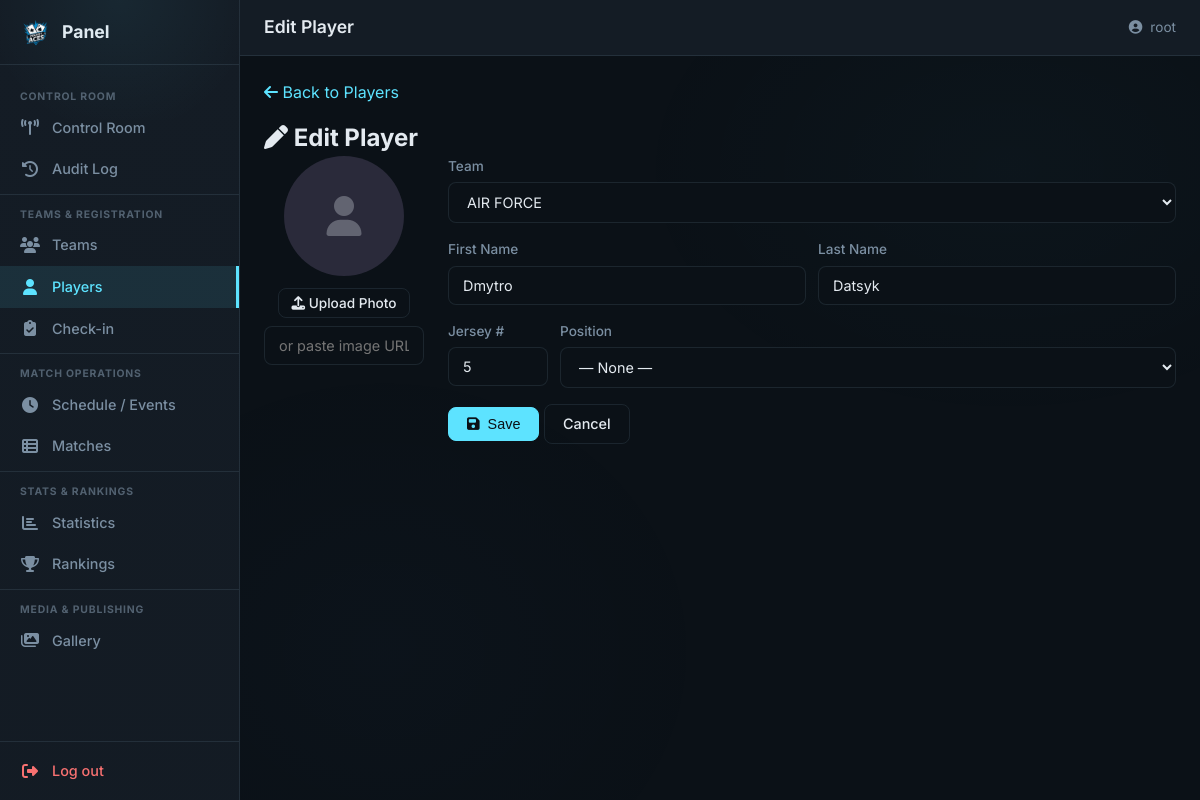
The page /panel/players/107/edit/ (signed in) on the database as committed earlier.
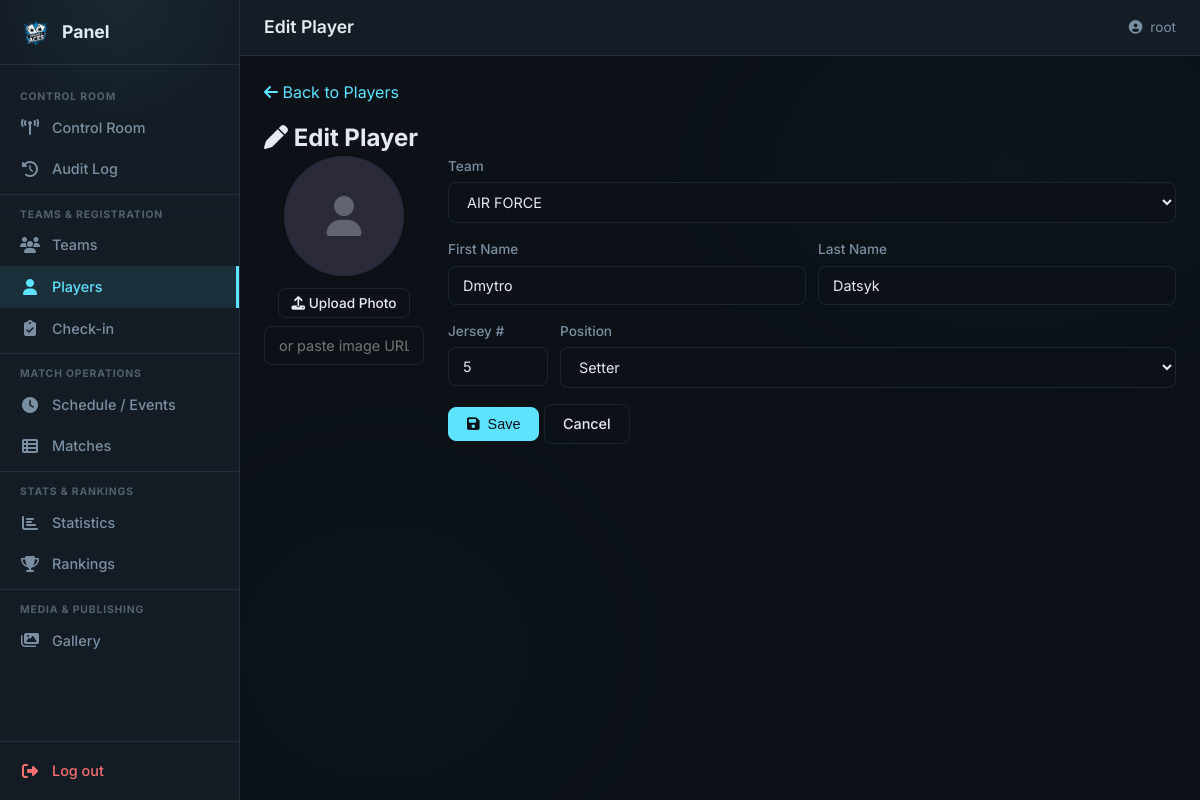
The same page on the database as committed later.
### tournament/models.py (models this page shows, shortened)
class Player(models.Model):
    team = models.ForeignKey(Team, on_delete=models.CASCADE, related_name="players")
    first_name = models.CharField(max_length=PERSON_NAME_MAX_LENGTH)
    last_name = models.CharField(max_length=PERSON_NAME_MAX_LENGTH)
    jersey_number = models.CharField(max_length=3, blank=True, default="")
    position = models.CharField(
        max_length=3, choices=POSITION_CHOICES, blank=True, default="",
    )
    photo_path = models.CharField(
        max_length=LOGO_PATH_MAX_LENGTH, blank=True, default="",
    )
    class Meta:
        db_table = TABLE_PLAYERS

class Team(models.Model):
    name = models.CharField(
        max_length=TEAM_NAME_MAX_LENGTH, unique=True, verbose_name="Team Name"
    )
    logo_path = models.CharField(
        max_length=LOGO_PATH_MAX_LENGTH, blank=True, null=True
    )
    league_level = models.CharField(
        max_length=50, choices=LEAGUE_LEVEL_CHOICES, default=LEAGUE_LEVEL_INDEPENDENT
    )
    group_name = models.CharField(
        max_length=GROUP_NAME_MAX_LENGTH, blank=True, null=True
    )
    cap_name = models.CharField(
        max_length=PERSON_NAME_MAX_LENGTH, verbose_name="Captain Name"
    )
    cap_surname = models.CharField(
        max_length=PERSON_NAME_MAX_LENGTH, verbose_name="Captain Surname"
    )
    cap_email = models.EmailField(max_length=EMAIL_MAX_LENGTH, unique=True)
    cap_phone = models.CharField(
        max_length=PHONE_MAX_LENGTH, unique=True, blank=True, null=True
    )
    payment_status = models.IntegerField(
        choices=PAYMENT_STATUS_CHOICES, default=PAYMENT_WAITING
    )
    blik_number = models.CharField(
        max_length=20, blank=True, default="", verbose_name="Assigned BLIK"
    )
    status = models.CharField(
        max_length=20, choices=TEAM_STATUS_CHOICES, default=TEAM_STATUS_REGISTERED,
        verbose_name="Registration Status",
    )
    checked_in = models.BooleanField(default=False, verbose_name="Checked In")
    roster_code = models.CharField(
        max_length=10, blank=True, default="", verbose_name="Roster Access Code",
    )
    created_at = models.DateTimeField(auto_now_add=True)
    class Meta:
        db_table = TABLE_TEAMS
        verbose_name = "Team"
        verbose_name_plural = "Teams"

### tournament/panel/player_views.py (the view, shortened to what this page needs)
# urls.py: path("players/<int:pk>/edit/", player_edit_view, name="player_edit"),
@staff_member_required(login_url="/panel/login/")
def player_edit_view(request, pk):
    player = get_object_or_404(Player.objects.select_related("team"), pk=pk)
    teams = Team.objects.order_by("name")
    return render(request, "panel/player_form.html", {
        "page_title": "Edit Player",
        "nav_section": "players",
        "teams": teams,
        "positions": POSITION_CHOICES,
        "player": player,
    })

### tournament/context_processors.py (called while the page is built)
def registration_status(request):
    return {"registration_closed": REGISTRATION_CLOSED}

### tournament/templates/panel/player_form.html (shortened to what this page needs)
{% extends "panel/base.html" %}
{% block content %}
<div class="pnl-player-form">
  <a href="{% url 'panel:players' %}" class="pnl-back-link">
    <i class="fas fa-arrow-left"></i> Back to Players
  </a>
  <div class="pnl-card" style="margin-top:16px;">
    <h2 class="pnl-card__header">
      <i class="fas fa-{% if player %}pen{% else %}plus{% endif %}"></i>
      {% if player %}Edit Player{% else %}Add Player{% endif %}
    </h2>
    <form method="post" enctype="multipart/form-data" class="pnl-form">
      <div style="display:flex;gap:24px;flex-wrap:wrap;">
        <div style="flex:0 0 160px;text-align:center;">
          <div id="photoPreview" style="width:120px;height:120px;border-radius:50%;margin:0 auto 12px;overflow:hidden;background:var(--pnl-surface-alt,#2a2a3a);display:flex;align-items:center;justify-content:center;">
            {% if player and player.photo_path %}
            <img src="/media/{{ player.photo_path }}" alt="Photo"
                 style="width:100%;height:100%;object-fit:cover;" id="previewImg">
            {% else %}
            <i class="fas fa-user" style="font-size:2.5rem;opacity:.3;" id="previewIcon"></i>
            {% endif %}
          </div>
          <label class="pnl-btn pnl-btn--outline pnl-btn--sm" style="cursor:pointer;display:inline-block;">
            <i class="fas fa-upload"></i> Upload Photo
          </label>
          <div class="pnl-field" style="margin-top:8px;">
            <input type="url" name="photo_url" class="pnl-input pnl-input--sm"
                   placeholder="or paste image URL">
          </div>
        </div>
        <div style="flex:1;min-width:260px;">
          <div class="pnl-field">
            <label for="id_team">Team</label>
            <select name="team" id="id_team" class="pnl-input" required>
              {% for t in teams %}
              <option value="{{ t.pk }}" {% if player and player.team_id == t.pk %}selected{% endif %}>
                {{ t.name }}
              </option>
              {% endfor %}
            </select>
          </div>
          <div style="display:flex;gap:12px;">
            <div class="pnl-field" style="flex:1;">
              <label for="id_first_name">First Name</label>
              <input type="text" name="first_name" id="id_first_name" class="pnl-input"
                     value="{{ player.first_name|default:'' }}" required>
            </div>
            <div class="pnl-field" style="flex:1;">
              <label for="id_last_name">Last Name</label>
              <input type="text" name="last_name" id="id_last_name" class="pnl-input"
                     value="{{ player.last_name|default:'' }}" required>
            </div>
          </div>
          <div style="display:flex;gap:12px;">
            <div class="pnl-field" style="flex:0 0 100px;">
              <label for="id_jersey_number">Jersey #</label>
              <input type="text" name="jersey_number" id="id_jersey_number" class="pnl-input"
                     value="{{ player.jersey_number|default:'' }}" maxlength="3">
            </div>
            <div class="pnl-field" style="flex:1;">
              <label for="id_position">Position</label>
              <select name="position" id="id_position" class="pnl-input">
                <option value="">— None —</option>
                {% for code, label in positions %}
                <option value="{{ code }}" {% if player and player.position == code %}selected{% endif %}>
                  {{ label }}
                </option>
                {% endfor %}
              </select>
            </div>
          </div>
          <div class="pnl-form-actions">
            <button type="submit" class="pnl-btn pnl-btn--primary">
              <i class="fas fa-save"></i> Save
            </button>
            <a href="{% url 'panel:players' %}" class="pnl-btn pnl-btn--outline">Cancel</a>
          </div>
        </div>
      </div>
    </form>
  </div>
</div>
{% endblock %}

Rows that differ between the two databases and show on the page:
changed Player "Dmytro": position (not shown) → "Setter"
Other text that changed with them:
form field position: "— None —" → (not shown)
